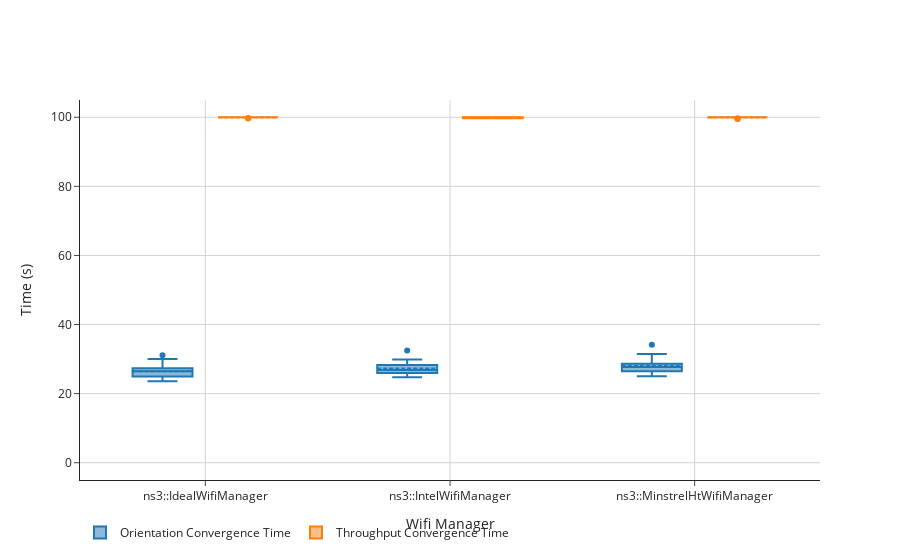

The notebook cell saved with this chart:
### Code cell
radius = '100'
filtered = conv[(conv['distance'] == radius)]
filtered = filtered[(filtered['dataRate'] == '50Mbps')]
filtered = filtered[(filtered['N'] == '5')]

trace0 = go.Box(
    y=filtered['Antenna Converge'],
    x=filtered['wifiManager'],
    name='Orientation Convergence Time',
    boxmean=True
)

trace1 = go.Box(
    y=filtered['Throughput Converge'],
    x=filtered['wifiManager'],
    name='Throughput Convergence Time',
    boxmean=True
)

data = [trace0, trace1]
layout = go.Layout(
    #title = "foo",
    template = "simple_white",
    xaxis_title="Wifi Manager",
    yaxis=go.layout.YAxis(
        title='Time (s)',
        range=[-5, max(filtered['Throughput Converge'].max()*1.05, filtered['Antenna Converge'].max()*1.05)],
        zeroline=False
    ),
    boxmode='group'
)

fig = go.Figure(data=data, layout=layout)
fig.update_layout(legend_orientation="h")
fig.update_xaxes(showgrid=True, gridwidth=1, gridcolor='LightGrey')
fig.update_yaxes(showgrid=True, gridwidth=1, gridcolor='LightGrey')
fig.show()
fig.write_image("convergence_sink_3dB.png")

### Figure 1 — Plotly figure (JSON) as saved in the notebook; plotly's stock layout.template omitted (floating-point values rounded to 4 significant figures)
{"data": [{"boxmean": true, "name": "Orientation Convergence Time", "type": "box", "x": ["ns3::IdealWifiManager", "ns3::IdealWifiManager", "ns3::IdealWifiManager", "ns3::IdealWifiManager", "ns3::IdealWifiManager", "ns3::IdealWifiManager", "ns3::IdealWifiManager", "ns3::IdealWifiManager", "ns3::IdealWifiManager", "ns3::IdealWifiManager", "ns3::IdealWifiManager", "ns3::IdealWifiManager", "ns3::IdealWifiManager", "ns3::IdealWifiManager", "ns3::IdealWifiManager", "ns3::IdealWifiManager", "ns3::IdealWifiManager", "ns3::IdealWifiManager", "ns3::IdealWifiManager", "ns3::IdealWifiManager", "ns3::IntelWifiManager", "ns3::IntelWifiManager", "ns3::IntelWifiManager", "ns3::IntelWifiManager", "ns3::IntelWifiManager", "ns3::IntelWifiManager", "ns3::IntelWifiManager", "ns3::IntelWifiManager", "ns3::IntelWifiManager", "ns3::IntelWifiManager", "ns3::IntelWifiManager", "ns3::IntelWifiManager", "ns3::IntelWifiManager", "ns3::IntelWifiManager", "ns3::IntelWifiManager", "ns3::IntelWifiManager", "ns3::IntelWifiManager", "ns3::IntelWifiManager", "ns3::IntelWifiManager", "ns3::IntelWifiManager", "ns3::MinstrelHtWifiManager", "ns3::MinstrelHtWifiManager", "ns3::MinstrelHtWifiManager", "ns3::MinstrelHtWifiManager", "ns3::MinstrelHtWifiManager", "ns3::MinstrelHtWifiManager", "ns3::MinstrelHtWifiManager", "ns3::MinstrelHtWifiManager", "ns3::MinstrelHtWifiManager", "ns3::MinstrelHtWifiManager", "ns3::MinstrelHtWifiManager", "ns3::MinstrelHtWifiManager", "ns3::MinstrelHtWifiManager", "ns3::MinstrelHtWifiManager", "ns3::MinstrelHtWifiManager", "ns3::MinstrelHtWifiManager", "ns3::MinstrelHtWifiManager", "ns3::MinstrelHtWifiManager", "ns3::MinstrelHtWifiManager", "ns3::MinstrelHtWifiManager"], "y": [23.97, 25.49, 23.6, 24.46, 25.15, 31.14, 25.65, 25.53, 24.81, 24.34, 26.92, 26.44, 26.71, 26.56, 30.02, 29.8, 27.51, 26.61, 27.33, 27.34, 26.04, 25.25, 26.65, 26.7, 24.93, 28.41, 27.04, 26.43, 25.84, 24.75, 27.99, 26.18, 28.25, 26.99, 32.46, 29.9, 28.23, 29.53, 25.53, 28.35, 26.43, 27.47, 25.06, 25.97, 28.03, 34.14, 27.96, 28.72, 25.63, 25.73, 28.07, 26.9, 27.38, 28.77, 31.47, 31.48, 27.3, 28.61, 26.49, 28.29]}, {"boxmean": true, "name": "Throughput Convergence Time", "type": "box", "x": ["ns3::IdealWifiManager", "ns3::IdealWifiManager", "ns3::IdealWifiManager", "ns3::IdealWifiManager", "ns3::IdealWifiManager", "ns3::IdealWifiManager", "ns3::IdealWifiManager", "ns3::IdealWifiManager", "ns3::IdealWifiManager", "ns3::IdealWifiManager", "ns3::IdealWifiManager", "ns3::IdealWifiManager", "ns3::IdealWifiManager", "ns3::IdealWifiManager", "ns3::IdealWifiManager", "ns3::IdealWifiManager", "ns3::IdealWifiManager", "ns3::IdealWifiManager", "ns3::IdealWifiManager", "ns3::IdealWifiManager", "ns3::IntelWifiManager", "ns3::IntelWifiManager", "ns3::IntelWifiManager", "ns3::IntelWifiManager", "ns3::IntelWifiManager", "ns3::IntelWifiManager", "ns3::IntelWifiManager", "ns3::IntelWifiManager", "ns3::IntelWifiManager", "ns3::IntelWifiManager", "ns3::IntelWifiManager", "ns3::IntelWifiManager", "ns3::IntelWifiManager", "ns3::IntelWifiManager", "ns3::IntelWifiManager", "ns3::IntelWifiManager", "ns3::IntelWifiManager", "ns3::IntelWifiManager", "ns3::IntelWifiManager", "ns3::IntelWifiManager", "ns3::MinstrelHtWifiManager", "ns3::MinstrelHtWifiManager", "ns3::MinstrelHtWifiManager", "ns3::MinstrelHtWifiManager", "ns3::MinstrelHtWifiManager", "ns3::MinstrelHtWifiManager", "ns3::MinstrelHtWifiManager", "ns3::MinstrelHtWifiManager", "ns3::MinstrelHtWifiManager", "ns3::MinstrelHtWifiManager", "ns3::MinstrelHtWifiManager", "ns3::MinstrelHtWifiManager", "ns3::MinstrelHtWifiManager", "ns3::MinstrelHtWifiManager", "ns3::MinstrelHtWifiManager", "ns3::MinstrelHtWifiManager", "ns3::MinstrelHtWifiManager", "ns3::MinstrelHtWifiManager", "ns3::MinstrelHtWifiManager", "ns3::MinstrelHtWifiManager"], "y": [99.75, 100, 100, 100, 100, 100, 100, 100, 100, 100, 100, 100, 100, 100, 100, 99.75, 100, 100, 100, 99.75, 100, 100, 100, 99.75, 100, 100, 99.75, 100, 100, 99.75, 99.75, 100, 100, 100, 99.75, 100, 100, 99.75, 100, 99.75, 100, 100, 100, 100, 100, 99.5, 100, 100, 100, 100, 100, 100, 100, 100, 99.75, 100, 99.5, 100, 100, 100]}], "layout": {"boxmode": "group", "legend": {"orientation": "h"}, "xaxis": {"gridcolor": "LightGrey", "gridwidth": 1, "showgrid": true, "title": {"text": "Wifi Manager"}}, "yaxis": {"gridcolor": "LightGrey", "gridwidth": 1, "range": [-5, 105], "showgrid": true, "title": {"text": "Time (s)"}, "zeroline": false}}}
